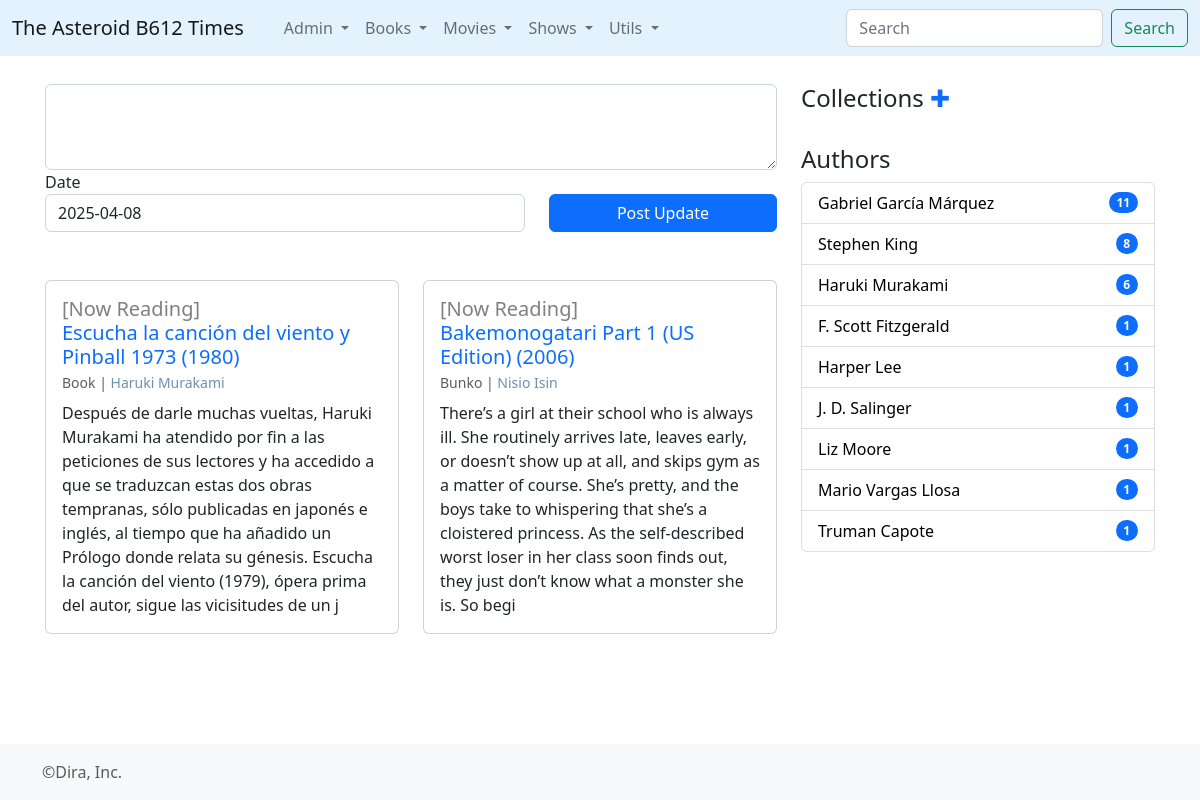
The page / on the database its author committed.
### times/models.py (models this page shows, shortened)
class ProgressBar(models.Model):
	libro = models.ForeignKey(Book,on_delete=models.CASCADE)
	units = models.CharField(max_length=50)
	cantidad = models.IntegerField()
	avance = models.IntegerField(blank=True,default=0)
	fecha_inicio = models.DateField()

class Book(models.Model):
	title = models.CharField(max_length=512)
	orig_lan = models.CharField(max_length=2)
	info = models.TextField()
	pub_year = models.IntegerField()
	wtype = models.ForeignKey(WikiType,on_delete=models.CASCADE)
	@property
	def headtext(self):
		n_corte = self.info.find('==headtext==')
		if n_corte == -1:
			return self.info[0:350]
		else:
			return self.info[0:n_corte]
	@property
	def titulo(self):
		return self.title+' ('+ str(self.pub_year) +')'
	@property
	def authors_links(self):
		creds = Credito.objects.filter(ctype__id__in=[1,5,6,7],media_type=1,media_id=self.id)
		enlaces = ""
		for c in creds:
			enlaces = enlaces + "<a href='/wiki/"+str(c.persona.id)+"' style='text-decoration:none; color:#6F8FAF;'>"+c.persona.title+"</a>,&nbsp;"
		return enlaces[:-7]

class WikiType(models.Model):
	category = models.CharField(max_length=255)

class Credito(models.Model):
	ctype = models.ForeignKey(CreditType,on_delete=models.CASCADE)
	persona = models.ForeignKey(Wiki,on_delete=models.CASCADE)
	media_type = models.IntegerField()
	media_id = models.IntegerField()

class Wiki(models.Model):
	wtype = models.ForeignKey(WikiType,on_delete=models.CASCADE)
	title = models.CharField(max_length=512)
	info = models.TextField()
	created_at = models.DateTimeField(auto_now=True)
	updated_at = models.DateTimeField(null=True,blank=True)

### times/views.py (the view)
# urls.py: path('', views.homepage, name='homepage'),
def homepage(request):
	nlist = 16
	npics = Wiki.objects.all().count()
	npages = math.ceil(npics/nlist)
	articles = Wiki.objects.all().exclude(wtype__id__in=[1,2,3,4,5,8,19]).exclude(id=180).order_by('-updated_at')[0:nlist]
	pinned_posts = Wiki.objects.filter(id=180)
	on_reading = ProgressBar.objects.filter(avance__lt=F('cantidad'))
	now_watching = SeasonProgressBar.objects.filter(avance__lt=F('temporada__episodes'))
	authors = Credito.objects.filter(ctype__id=1,media_type=1).exclude(persona__id__in = [36,40]).values('persona__title','persona__id').annotate(qbooks=Count('media_id')).order_by('-qbooks')
	dpaginas = PageRels.objects.values('page__titulo','page__id').annotate(qitems = Count('page__id'), lastup=Max('child__updated_at')).order_by('-lastup')[0:50]
	return render(request,'homepage.html',{'articles':articles,'pinned_posts':pinned_posts,'dpaginas':dpaginas,'npages':range(npages),'on_reading':on_reading,'now_watching':now_watching	,'authors':authors})

### times/templates/homepage.html (shortened to what this page needs)
{% extends 'base.html' %}
{% load static %}
{% block contenido %}
<article>
    <form method="POST" action="{% url 'savepost' %}">
    <div class="form-group">
	    <textarea name = "entrada" class="form-control" id="exampleFormControlTextarea1" rows="3"></textarea>
	  </div>
	   <div class="row">
	  <div class="form-group col-sm-6 col-lg-8 mb-8">
	    <label for="exampleFormControlInput1">Date</label>
	    <input type = "text" value="{% now 'Y-m-d' %}" name="fecha" class="form-control" id="exampleFormControlInput1">
    </div>
    <div class="form-group col-sm-6 col-lg-4 mb-4">
        <label for="exampleFormControlInput1">&nbsp;&nbsp;</label>
	    <button type="submit" class="btn btn-primary" style="width:100%">Post Update</button>
	  </div>
	  </div>
    </form>
</article>
<br>
<div class="row" data-masonry='{"percentPosition": true }'>
  {% if on_reading %}
  {% for r in on_reading %}
  <div class="col-sm-6 col-lg-6 mb-4">
      <div class="card">
        <div class="card-body">
          <h5 class="card-title"><a href='{% url "book" r.libro.id  %}' style="text-decoration: none;"><span style="color:grey;">[Now Reading]</span><br> {{r.libro.titulo}}</a>
            <br><small class="text-muted" style="font-size: 0.7em; font-weight: normal;">{{r.libro.wtype.category|capfirst}} | {{r.libro.authors_links|safe}}</small></h5>
          <p class="card-text">{{r.libro.headtext}}</p>
        </div>
      </div>
       </div>
  {% endfor %}
  {%  endif %}
</div>
{% endblock%}
{% block rightbar %}
<br>
<h4>Collections <a href="{% url 'addcoleccion' %}" style="text-decoration:none;">&#x271A;</a></h4>
  <br>
<h4>Authors</h4>
      <ul class="list-group">
        {% for d in authors %}
          <li class="list-group-item d-flex justify-content-between align-items-center">
          <a href="{% url 'wiki' d.persona__id %}" style="color:black; text-decoration: none;"> {{d.persona__title}}</a>
            <span class="badge bg-primary rounded-pill">{{d.qbooks}}</span>
          </li>
        {% endfor %}
      </ul>
      <br><br>
{% endblock %}

### rows shown on the page
ProgressBar: libro.titulo "Escucha la canción del viento y Pinball 1973 (1980)", libro.wtype.category "Book", libro.authors_links "Haruki Murakami", libro.headtext "Después de darle muchas vueltas, Haruki Murakami ha atendido por fin a las peticiones de sus lectores y ha accedido a que se traduzcan estas dos obras tempranas, sólo publicadas en japonés e inglés, al tiempo que ha añadido un Prólogo donde relata su génesis. Escucha la canción del viento (1979), ópera prima del autor, sigue las vicisitudes de un j"
ProgressBar: libro.titulo "Bakemonogatari Part 1 (US Edition) (2006)", libro.wtype.category "Bunko", libro.authors_links "Nisio Isin", libro.headtext "There’s a girl at their school who is always ill. She routinely arrives late, leaves early, or doesn’t show up at all, and skips gym as a matter of course. She’s pretty, and the boys take to whispering that she’s a cloistered princess. As the self-described worst loser in her class soon finds out, they just don’t know what a monster she is. So begi"

### other values the page prints
{{ d.persona__title }} "Gabriel García Márquez" "Stephen King" "Haruki Murakami" "F. Scott Fitzgerald" "Harper Lee" "J. D. Salinger" "Liz Moore" "Mario Vargas Llosa" "Truman Capote"
{{ d.qbooks }} "11" "8" "6" "1" "1" "1" "1" "1" "1"
